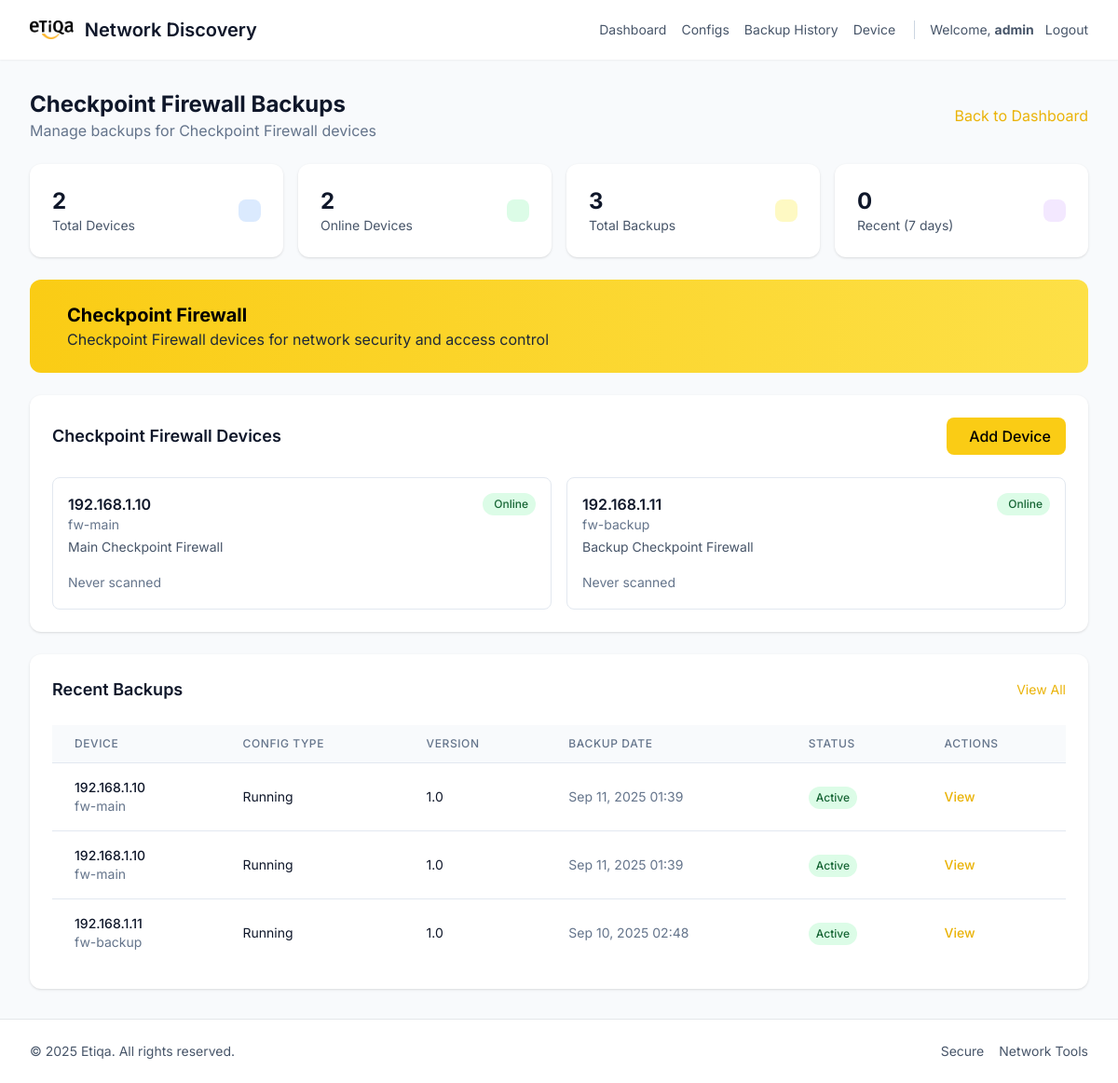
The page /device/firewall/ (signed in) on the database as committed earlier.
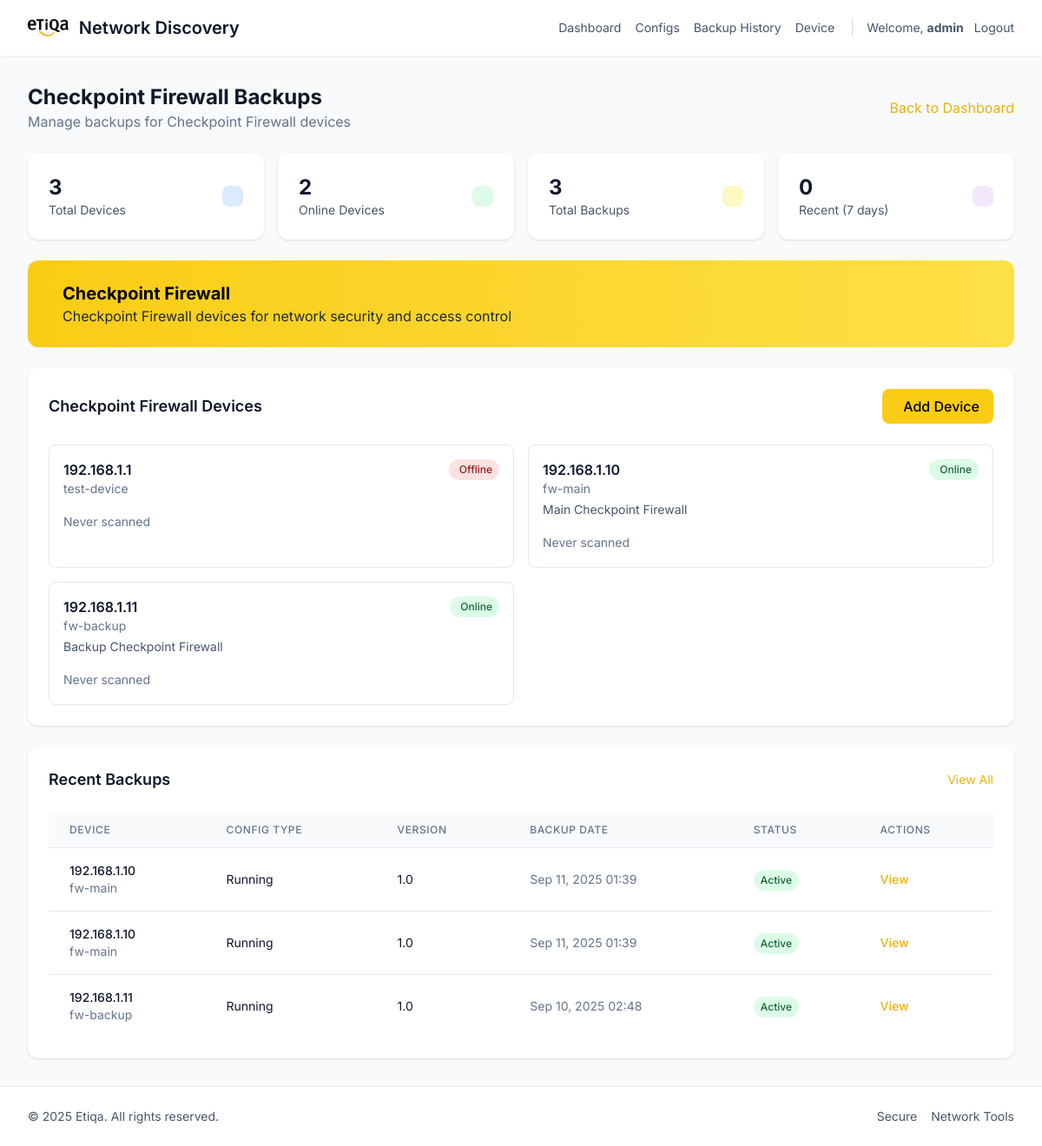
The same page on the database as committed later.
### network_scanner/models.py (models this page shows, shortened)
class Device(models.Model):
    DEVICE_TYPE_CHOICES = [
        ('firewall', 'Checkpoint Firewall'),
        ('f5', 'F5 Load Balancer'),
        ('infoblox', 'Infoblox DNS/DHCP'),
        ('switch', 'Network Switch'),
        ('router', 'Router'),
        ('other', 'Other'),
    ]
    ip_address = models.GenericIPAddressField(protocol="both")
    hostname = models.CharField(max_length=255, blank=True)
    device_type = models.CharField(max_length=20, choices=DEVICE_TYPE_CHOICES, default='other')
    status = models.CharField(max_length=20, default="offline")
    last_scanned_at = models.DateTimeField(null=True, blank=True)
    description = models.TextField(blank=True, help_text="Device description or notes")
    class Meta:
        ordering = ['device_type', 'ip_address']

class NetworkConfig(models.Model):
    device = models.ForeignKey(Device, on_delete=models.CASCADE, related_name='configs')
    config_type = models.CharField(max_length=50, default='running')
    config_data = models.TextField()
    backup_timestamp = models.DateTimeField(auto_now_add=True)
    is_active = models.BooleanField(default=True)
    version = models.CharField(max_length=20, default='1.0')

### network_scanner/views.py (the view)
# urls.py: path("device/<str:device_type>/", views.device_type_backups, name="device_type_backups"),
@login_required
def device_type_backups(request, device_type):
    valid_types = [choice[0] for choice in Device.DEVICE_TYPE_CHOICES]
    if device_type not in valid_types:
        messages.error(request, 'Invalid device type.')
        return redirect('network_scanner:backup_dashboard')
    devices = Device.objects.filter(device_type=device_type).prefetch_related('configs')
    device_ids = devices.values_list('id', flat=True)
    network_configs = NetworkConfig.objects.filter(device_id__in=device_ids).order_by('-backup_timestamp')
    device_type_display = dict(Device.DEVICE_TYPE_CHOICES).get(device_type, device_type.title())
    total_devices = devices.count()
    online_devices = devices.filter(status='online').count()
    total_configs = network_configs.count()
    recent_configs = network_configs.filter(backup_timestamp__gte=timezone.now() - timezone.timedelta(days=7)).count()
    context = {
        'device_type': device_type,
        'device_type_display': device_type_display,
        'devices': devices,
        'network_configs': network_configs,
        'total_devices': total_devices,
        'online_devices': online_devices,
        'total_configs': total_configs,
        'recent_configs': recent_configs,
    }
    return render(request, 'network_scanner/device_type_backups.html', context)

### network_scanner/templates/network_scanner/device_type_backups.html (shortened to what the changed rows need)
{% extends 'network_scanner/base.html' %}
{% load static %}
{% block content %}
<section class="space-y-6">
  <div class="flex items-center justify-between">
    <div>
      <h1 class="text-2xl font-bold text-slate-900">{{ device_type_display }} Backups</h1>
    </div>
  </div>
  <div class="grid grid-cols-1 md:grid-cols-4 gap-4">
    <div class="bg-white rounded-xl shadow p-6">
      <div class="flex items-center justify-between">
        <div>
          <div class="text-2xl font-bold text-slate-900">{{ total_devices }}</div>
          <div class="text-sm text-slate-600">Total Devices</div>
        </div>
      </div>
    </div>
  </div>
  <div class="bg-gradient-to-r from-yellow-400 to-yellow-300 rounded-xl p-6 text-black">
    <div class="flex items-center gap-4">
      <div>
        <h2 class="text-xl font-bold">{{ device_type_display }}</h2>
      </div>
    </div>
  </div>
  <div class="bg-white rounded-xl shadow p-6">
    <div class="flex items-center justify-between mb-6">
      <h2 class="text-lg font-semibold text-slate-900">{{ device_type_display }} Devices</h2>
    </div>
    {% if devices %}
      <div class="grid grid-cols-1 lg:grid-cols-2 gap-4">
        {% for device in devices %}
          <div class="border border-slate-200 rounded-lg p-4 hover:shadow-md transition">
            <div class="flex items-start justify-between">
              <div class="flex-1">
                <h3 class="font-semibold text-slate-900">{{ device.ip_address }}</h3>
                {% if device.hostname %}
                  <p class="text-sm text-slate-500">{{ device.hostname }}</p>
                {% endif %}
                {% if device.description %}
                  <p class="text-sm text-slate-600 mt-1">{{ device.description|truncatewords:10 }}</p>
                {% endif %}
              </div>
              <div class="flex items-center gap-2">
                {% if device.status == 'online' %}
                  <span class="inline-flex items-center px-2 py-1 rounded-full text-xs font-medium bg-green-100 text-green-800">
                    Online
                  </span>
                {% else %}
                  <span class="inline-flex items-center px-2 py-1 rounded-full text-xs font-medium bg-red-100 text-red-800">
                    Offline
                  </span>
                {% endif %}
              </div>
            </div>
            <div class="mt-4 flex items-center justify-between">
              <div class="text-sm text-slate-500">
                {% if device.last_scanned_at %}
                  Last seen: {{ device.last_scanned_at|date:"M d, H:i" }}
                {% else %}
                  Never scanned
                {% endif %}
              </div>
              <div class="flex items-center gap-2">
              </div>
            </div>
          </div>
        {% endfor %}
      </div>
    {% else %}
      <div class="text-center py-8 text-slate-500">
        <i class="ti ti-device-off text-4xl mb-2"></i>
        <p>No {{ device_type_display }} devices found</p>
        <p class="text-sm">Add devices through the admin interface</p>
      </div>
    {% endif %}
  </div>
  {% if network_configs %}
    <div class="bg-white rounded-xl shadow p-6">
      <div class="flex items-center justify-between mb-6">
        <h2 class="text-lg font-semibold text-slate-900">Recent Backups</h2>
      </div>
      <div class="overflow-x-auto">
        <table class="min-w-full divide-y divide-slate-200">
          <thead class="bg-slate-50">
            <tr>
              <th class="px-6 py-3 text-left text-xs font-medium text-slate-500 uppercase tracking-wider">Device</th>
              <th class="px-6 py-3 text-left text-xs font-medium text-slate-500 uppercase tracking-wider">Config Type</th>
              <th class="px-6 py-3 text-left text-xs font-medium text-slate-500 uppercase tracking-wider">Version</th>
              <th class="px-6 py-3 text-left text-xs font-medium text-slate-500 uppercase tracking-wider">Backup Date</th>
              <th class="px-6 py-3 text-left text-xs font-medium text-slate-500 uppercase tracking-wider">Status</th>
              <th class="px-6 py-3 text-left text-xs font-medium text-slate-500 uppercase tracking-wider">Actions</th>
            </tr>
          </thead>
          <tbody class="bg-white divide-y divide-slate-200">
            {% for config in network_configs|slice:":10" %}
              <tr class="hover:bg-slate-50">
                <td class="px-6 py-4 whitespace-nowrap">
                  <div class="text-sm font-medium text-slate-900">{{ config.device.ip_address }}</div>
                  {% if config.device.hostname %}
                    <div class="text-sm text-slate-500">{{ config.device.hostname }}</div>
                  {% endif %}
                </td>
                <td class="px-6 py-4 whitespace-nowrap text-sm text-slate-900">{{ config.config_type|title }}</td>
                <td class="px-6 py-4 whitespace-nowrap text-sm text-slate-900">{{ config.version }}</td>
                <td class="px-6 py-4 whitespace-nowrap text-sm text-slate-500">{{ config.backup_timestamp|date:"M d, Y H:i" }}</td>
                <td class="px-6 py-4 whitespace-nowrap">
                  {% if config.is_active %}
                    <span class="inline-flex items-center px-2 py-1 rounded-full text-xs font-medium bg-green-100 text-green-800">
                      Active
                    </span>
                  {% else %}
                    <span class="inline-flex items-center px-2 py-1 rounded-full text-xs font-medium bg-gray-100 text-gray-800">
                      Inactive
                    </span>
                  {% endif %}
                </td>
                <td class="px-6 py-4 whitespace-nowrap text-sm font-medium">
                  <a href="{% url 'admin:network_scanner_networkconfig_change' config.id %}" class="text-yellow-500 hover:text-yellow-600">View</a>
                </td>
              </tr>
            {% endfor %}
          </tbody>
        </table>
      </div>
    </div>
  {% endif %}
</section>
{% endblock %}

Rows that differ between the two databases and show on the page:
added Device: ip_address "192.168.1.1", hostname "test-device", status "Offline", shows "Never scanned"
Other text that changed with them:
{{ total_devices }}: "2" → "3"
